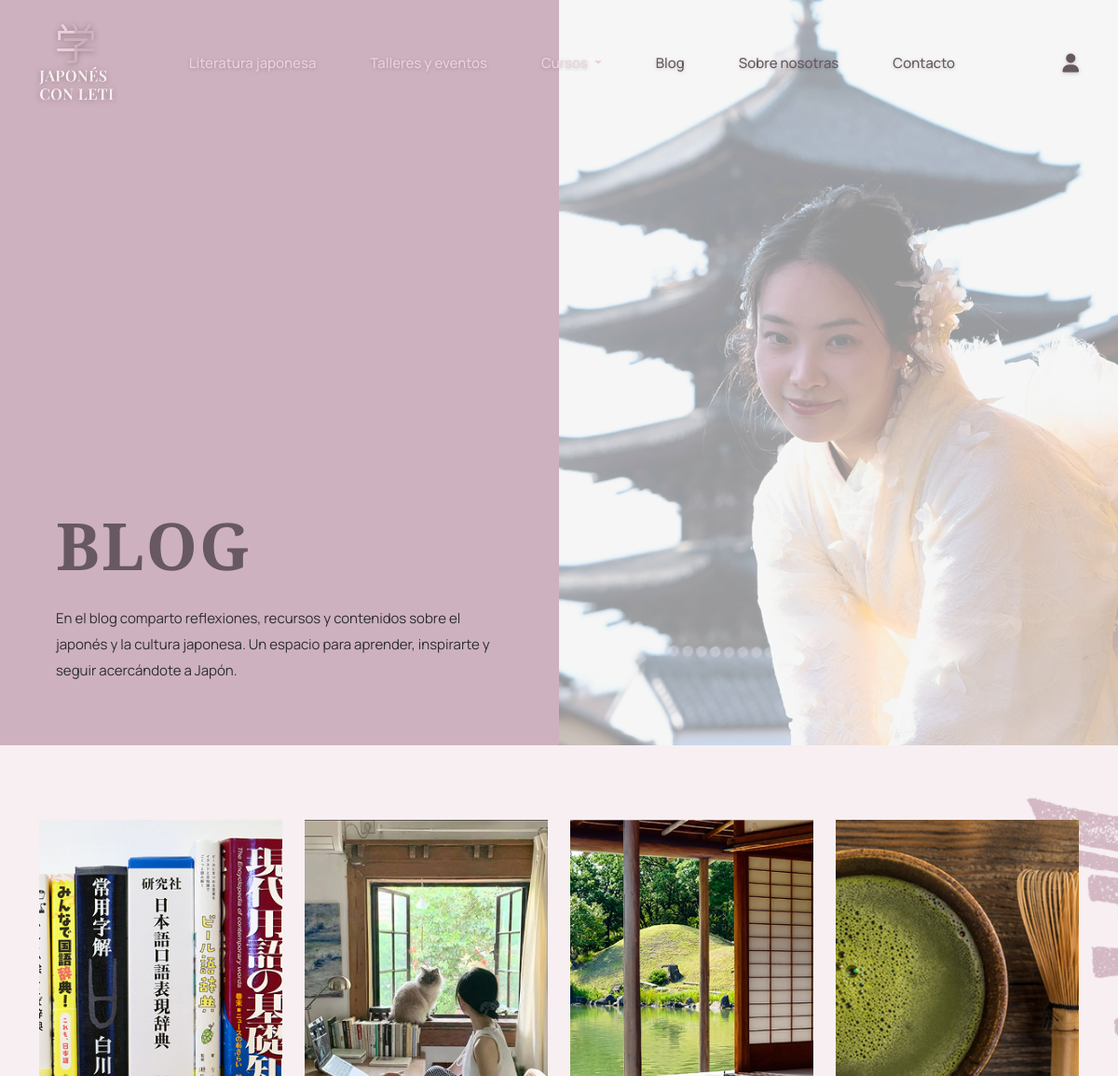
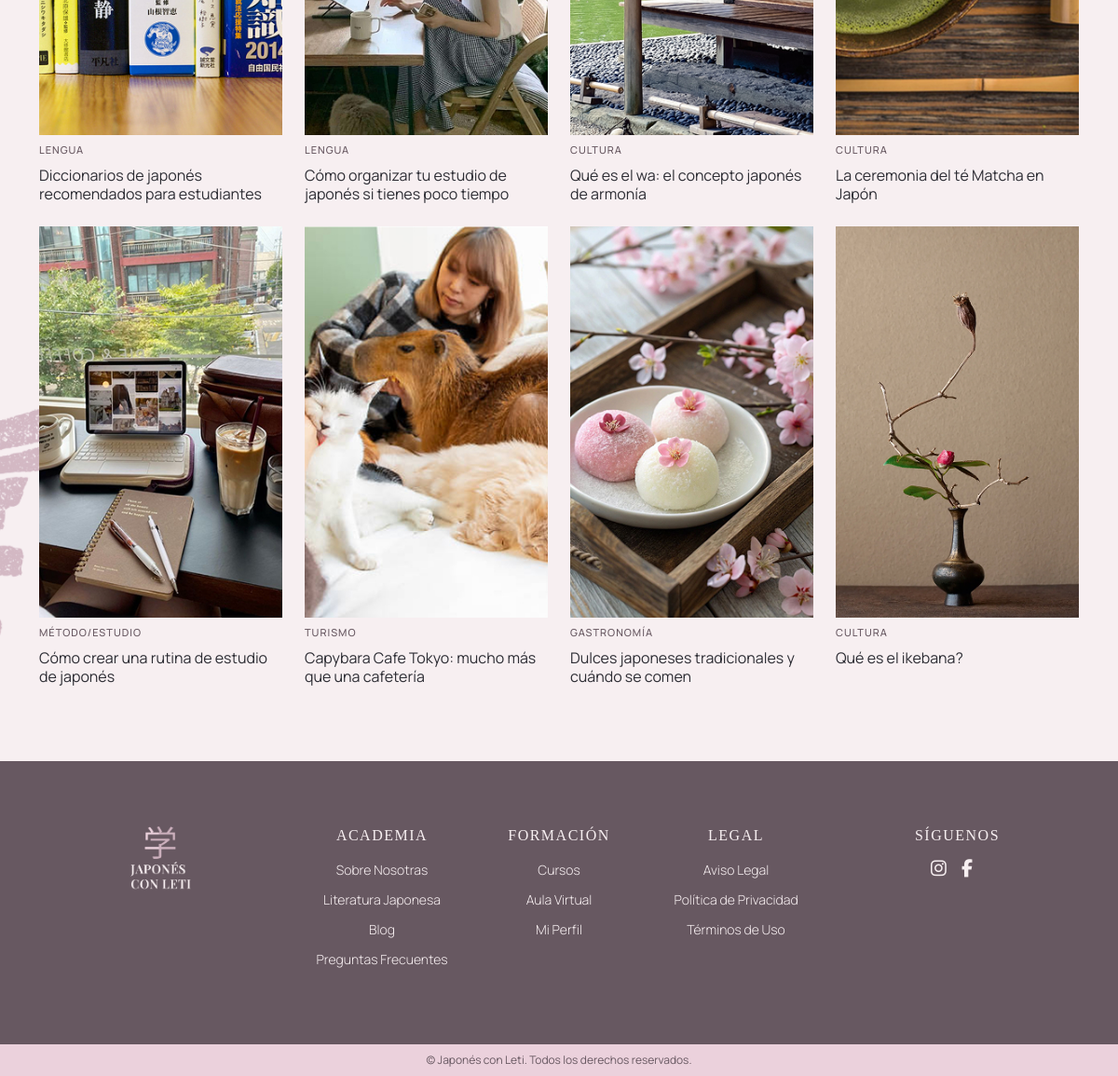
Screenshot of /blog.php with the database file from the repository (2 pictures, top to bottom).
### tables this page shows
CREATE TABLE `blog` (
  `id_post` int(11) NOT NULL,
  `id_usuario` int(11) NOT NULL,
  `titulo` varchar(255) NOT NULL,
  `img` varchar(255) DEFAULT NULL,
  `fecha` datetime NOT NULL DEFAULT current_timestamp(),
  `resumen` text DEFAULT NULL,
  `articulo` longtext DEFAULT NULL,
  `categoria` varchar(100) DEFAULT NULL,
  `publicado` tinyint(1) NOT NULL DEFAULT 0
);

### blog.php (the view, shortened to what this page needs)
<?php
require_once 'conexion.php';
include("header-dark.php");
$porPagina = 8;
$paginaActual = isset($_GET['pagina']) ? (int)$_GET['pagina'] : 1;
$offset = ($paginaActual - 1) * $porPagina;
$consultaPosts = $conexion->prepare("SELECT * FROM blog WHERE publicado = 1 ORDER BY fecha DESC LIMIT :limite OFFSET :offset");
$consultaPosts->bindValue(':limite', $porPagina, PDO::PARAM_INT);
$consultaPosts->bindValue(':offset', $offset, PDO::PARAM_INT);
$consultaPosts->execute();
$posts = $consultaPosts->fetchAll(PDO::FETCH_ASSOC);
?>
<section class="lit-hero d-flex">
  <div class="lit-hero-left blog-hero-left">
    <div class="lit-hero-content">
      <h1>BLOG</h1>
      <p>En el blog comparto reflexiones, recursos y contenidos sobre el japonés y la cultura japonesa. Un espacio para aprender, inspirarte y seguir acercándote a Japón.</p>
    </div>
  </div>
  <div class="lit-hero-right">
    <img src="img/blog.jpg" alt="Blog de japonés con Leti">
    <div class="lit-hero-overlay"></div>
  </div>
</section>
<section class="lit-listado">
  <div class="lit-deco lit-deco-izq" aria-hidden="true">
  </div>
  <div class="lit-deco lit-deco-der" aria-hidden="true">
  </div>
  <div class="container lit-container">
    <div class="row g-4">
      <?php foreach ($posts as $post) { ?>
        <div class="col-lg-3 col-md-6 col-6">
          <article class="lit-libro-card">
            <img src="img/<?= $post['img'] ?>"
                 alt="<?= $post['titulo'] ?>"
                 class="lit-libro-img">
            <p class="lit-libro-categoria"><?= $post['categoria'] ?></p>
            <p class="lit-libro-titulo"><?= $post['titulo'] ?></p>
          </article>
        </div>
      <?php } ?>
    </div>
  </div>
</section>
<?php include("footer.php"); ?>

### header-dark.php (shortened to what this page needs)
<!DOCTYPE html>
<html lang="es">
<head>
  <link href="https://cdn.jsdelivr.net/npm/bootstrap@5.3.0/dist/css/bootstrap.min.css" rel="stylesheet">
  <link rel="stylesheet" href="styles/style.css">
  <link rel="stylesheet" href="https://cdnjs.cloudflare.com/ajax/libs/font-awesome/6.5.0/css/all.min.css">
</head>
<body>
<nav class="navbar navbar-dark-version navbar-expand-lg">
  <div class="container">
    <a class="navbar-brand" href="index.php">
      <img src="img/logotipo_rosa.png" alt="Japonés con Leti">
    </a>
    <div class="collapse navbar-collapse" id="menu-dark">
      <ul class="navbar-nav mx-auto">
        <li class="nav-item">
          <a class="nav-link nav-link-izq" href="literatura-japonesa.php">Literatura japonesa</a>
        </li>
        <li class="nav-item">
          <a class="nav-link nav-link-izq" href="#">Talleres y eventos</a>
        </li>
        <li class="nav-item dropdown">
          <a class="nav-link nav-link-izq dropdown-toggle" href="cursos.php" data-bs-toggle="dropdown" aria-expanded="false">
            Cursos
          </a>
        </li>
        <li class="nav-item">
          <a class="nav-link nav-link-der" href="blog.php">Blog</a>
        </li>
        <li class="nav-item">
          <a class="nav-link nav-link-der" href="sobre-mi.php">Sobre nosotras</a>
        </li>
        <li class="nav-item">
          <a class="nav-link nav-link-der" href="contacto.php">Contacto</a>
        </li>
      </ul>
      <div class="navbar-dark-version navbar-icons ms-auto d-flex align-items-center gap-3">
        <?php if (isset($_SESSION['id_usuario'])) { ?>
          <span class="navbar-saludo">Hola, <?= $_SESSION['nombre'] ?></span>
          <a href="mi-perfil.php" aria-label="Mi perfil">
            <i class="fa-solid fa-user navbar-icon-dark"></i>
          </a>
          <a href="logout.php" aria-label="Cerrar sesión">
            <i class="fa-solid fa-right-from-bracket navbar-icon-dark"></i>
          </a>
        <?php } else { ?>
          <a href="login.php" aria-label="Mi perfil">
            <i class="fa-solid fa-user navbar-icon-dark"></i>
          </a>
        <?php } ?>
      </div>
    </div>
  </div>
</nav>

### footer.php (shortened to what this page needs)
<footer class="footer">
  <div class="container">
    <div class="row">
      <div class="col-12 col-md-3 text-center mb-5">
        <div class="footer-logo">
          <img src="img/logotipo_rosa.png" class="w-25" alt="Japonés con Leti">
        </div>
      </div>
      <div class="col-md-2 mb-4 text-center">
        <h4>ACADEMIA</h4>
        <ul>
          <li><a href="sobre-mi.php">Sobre Nosotras</a></li>
          <li><a href="literatura-japonesa.php">Literatura Japonesa</a></li>
          <li><a href="blog.php">Blog</a></li>
          <li><a href="#">Preguntas Frecuentes</a></li>
        </ul>
      </div>
      <div class="col-md-2 mb-4 text-center">
        <h4>FORMACIÓN</h4>
        <ul>
          <li><a href="cursos.php">Cursos</a></li>
          <li><a href="aula-virtual.php">Aula Virtual</a></li>
          <li><a href="mi-perfil.php">Mi Perfil</a></li>
        </ul>
      </div>
      <div class="col-md-2 mb-4 text-center">
        <h4>LEGAL</h4>
        <ul>
          <li><a href="#">Aviso Legal</a></li>
          <li><a href="#">Política de Privacidad</a></li>
          <li><a href="#">Términos de Uso</a></li>
        </ul>
      </div>
      <div class="col-md-3 mb-4 text-center">
        <h4>SÍGUENOS</h4>
        <div class="social-icons">
          <i class="fa-brands fa-instagram" aria-label="Instagram"></i>
          <i class="fa-brands fa-facebook-f" aria-label="Facebook"></i>
        </div>
      </div>
    </div>
  </div>
  <div class="footer-bottom text-center py-2">
    &copy; Japonés con Leti. Todos los derechos reservados.
  </div>
</footer>
</body>
</html>

### styles/style.css (style rules this page uses)
:root { --lavanda: #F7EFF1; --rosa: #EBD1DC; --marron-claro: #CEB1BE; --marron-oscuro: #675861; --negro: #2D2D34; --font-serif: "Playfair Display", serif; --font-sans: "Manrope", sans-serif; }
* { margin: 0; padding: 0; box-sizing: border-box; }
a { text-decoration: none; }
h1 { font-family: var(--font-serif); font-weight: 600; letter-spacing: 2px; }
p { font-family: var(--font-sans); font-size: 15px; }
.navbar { position: absolute; width: 100%; z-index: 1000; padding: 20px 0; font-family: var(--font-sans); font-size: 15px; }
.navbar img { width: 80px; }
.navbar ul { gap: 30px; }
.navbar-brand img { filter: drop-shadow(0px 1px 3px rgba(0,0,0,0.30)); }
.navbar .nav-link, .navbar .navbar-icons a i { text-shadow: 0px 1px 3px rgba(255, 255, 255, 0.542); transition: text-shadow 0.2s; }
.navbar .navbar-nav .nav-link-izq, .navbar .navbar-nav .nav-link-der, .navbar-dark-version .navbar-icons a i { text-shadow: 0px 1px 4px rgba(0, 0, 0, 0.2); transition: text-shadow 0.2s; }
.navbar .nav-link { color: var(--marron-oscuro); font-size: 15px; font-weight: 500; padding: 6px 14px !important; transition: background-color 0.2s, color 0.2s; }
.navbar .navbar-nav .nav-link-izq { color: var(--rosa) !important; font-size: 15px; font-weight: 500; padding: 6px 14px !important; transition: background-color 0.2s, color 0.2s; }
.navbar .navbar-nav .nav-link-der { color: var(--marron-oscuro) !important; font-size: 15px; font-weight: 500; padding: 6px 14px !important; transition: background-color 0.2s, color 0.2s; }
.navbar-dark-version .navbar-icons a { color: var(--marron-oscuro) !important; font-size: 20px; transition: opacity 0.2s; }
.footer { background-color: var(--marron-oscuro); color: var(--lavanda); }
.footer .container { padding-top: 70px; padding-bottom: 40px; }
.footer h4 { font-size: 1rem; letter-spacing: 1.5px; margin-bottom: 15px; font-family: var(--font-serif); }
.footer ul { list-style: none; padding: 0; }
.footer ul li { margin-bottom: 8px; }
.footer ul li a { font-family: var(--font-sans); font-weight: 300; text-decoration: none; color: var(--lavanda); font-size: 14px; transition: 0.3s; }
.social-icons i { font-size: 1.2rem; margin-right: 12px; cursor: pointer; transition: 0.3s; }
.footer-bottom { background-color: var(--rosa); color: var(--marron-oscuro); font-size: 0.75rem; font-family: var(--font-sans); }
.cursos-hero, .sobre-hero, .lit-hero { height: 100vh; overflow: hidden; }
.cursos-hero-left, .sobre-hero-left, .lit-hero-left { width: 50%; padding: 50px 60px; flex-shrink: 0; display: flex; align-items: flex-end; }
.lit-hero-left { background-color: var(--marron-claro); }
.lit-hero-content h1 { font-family: var(--font-serif); font-size: 70px; font-weight: 600; color: var(--marron-oscuro); line-height: 1; margin-bottom: 30px; }
.lit-hero-content p { font-family: var(--font-sans); font-size: 15px; line-height: 28px; color: var(--negro); }
.cursos-hero-right, .sobre-hero-right, .lit-hero-right { width: 50%; flex-shrink: 0; position: relative; overflow: hidden; }
.cursos-hero-right img, .sobre-hero-right img, .lit-hero-right img { width: 100%; height: 100%; object-fit: cover; object-position: center top; }
.hero-overlay, .lit-hero-overlay { position: absolute; inset: 0; background-color: rgba(255, 255, 255, 0.563); z-index: 1; }
.lit-listado { background-color: var(--lavanda); padding: 80px 0; position: relative; overflow: hidden; }
.lit-container { position: relative; z-index: 1; }
.lit-deco { position: absolute; z-index: 0; pointer-events: none; }
.lit-deco-izq { left: -100px; bottom: 40px; }
.lit-deco-der { right: -100px; top: 40px; }
.lit-libro-card { display: flex; flex-direction: column; gap: 8px; }
.lit-libro-img { width: 100%; height: 420px; object-fit: cover; display: block; }
.lit-libro-titulo { font-family: var(--font-sans); font-size: 16px; font-weight: 400; color: var(--negro); margin: 0; line-height: 1.3; }
.lit-libro-categoria { font-family: var(--font-sans); font-size: 11px; text-transform: uppercase; letter-spacing: 1px; color: var(--marron-oscuro); margin: 0; font-weight: 500; }
.blog-hero-left { background-color: var(--marron-claro) !important; }

### rows the page displays
blog: img (picture), categoria "LENGUA", titulo "Diccionarios de japonés recomendados para estudiantes"
blog: img (picture), categoria "LENGUA", titulo "Cómo organizar tu estudio de japonés si tienes poco tiempo"
blog: img (picture), categoria "CULTURA", titulo "Qué es el wa: el concepto japonés de armonía"
blog: img (picture), categoria "CULTURA", titulo "La ceremonia del té Matcha en Japón"
blog: img (picture), categoria "MÉTODO/ESTUDIO", titulo "Cómo crear una rutina de estudio de japonés"
blog: img (picture), categoria "TURISMO", titulo "Capybara Cafe Tokyo: mucho más que una cafetería"
blog: img (picture), categoria "GASTRONOMÍA", titulo "Dulces japoneses tradicionales y cuándo se comen"
blog: img (picture), categoria "CULTURA", titulo "Qué es el ikebana?"
